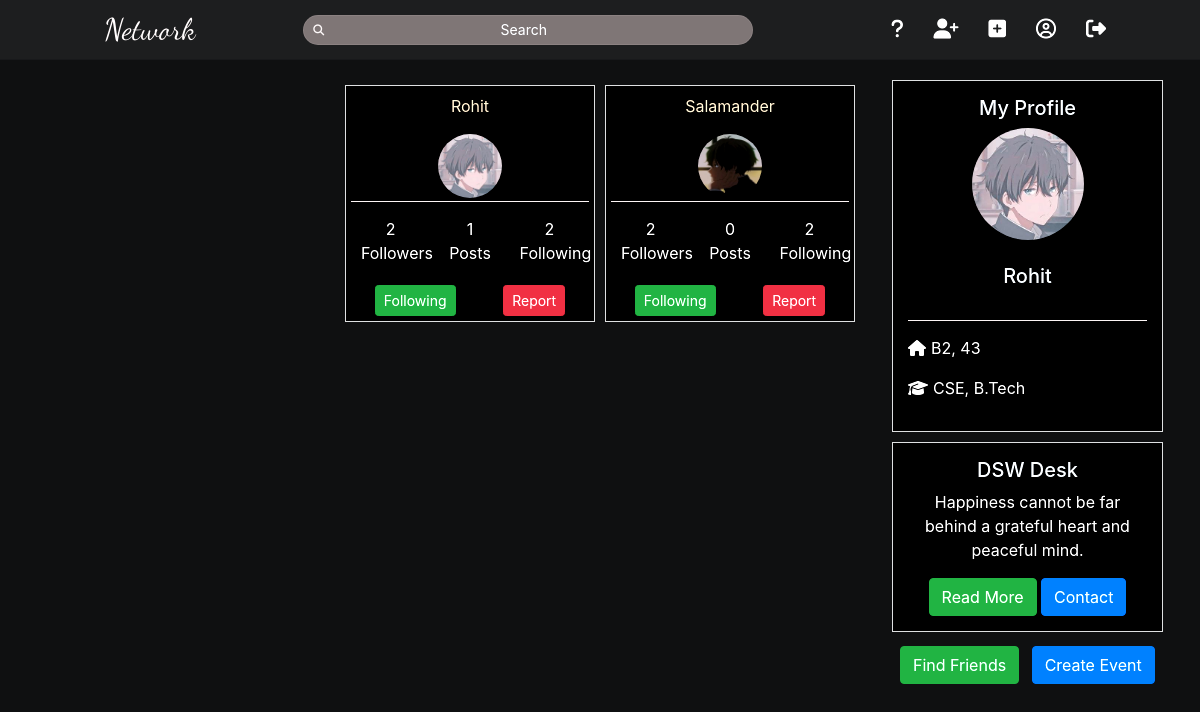
Page /suggestions/ (signed in) on the earlier database version.
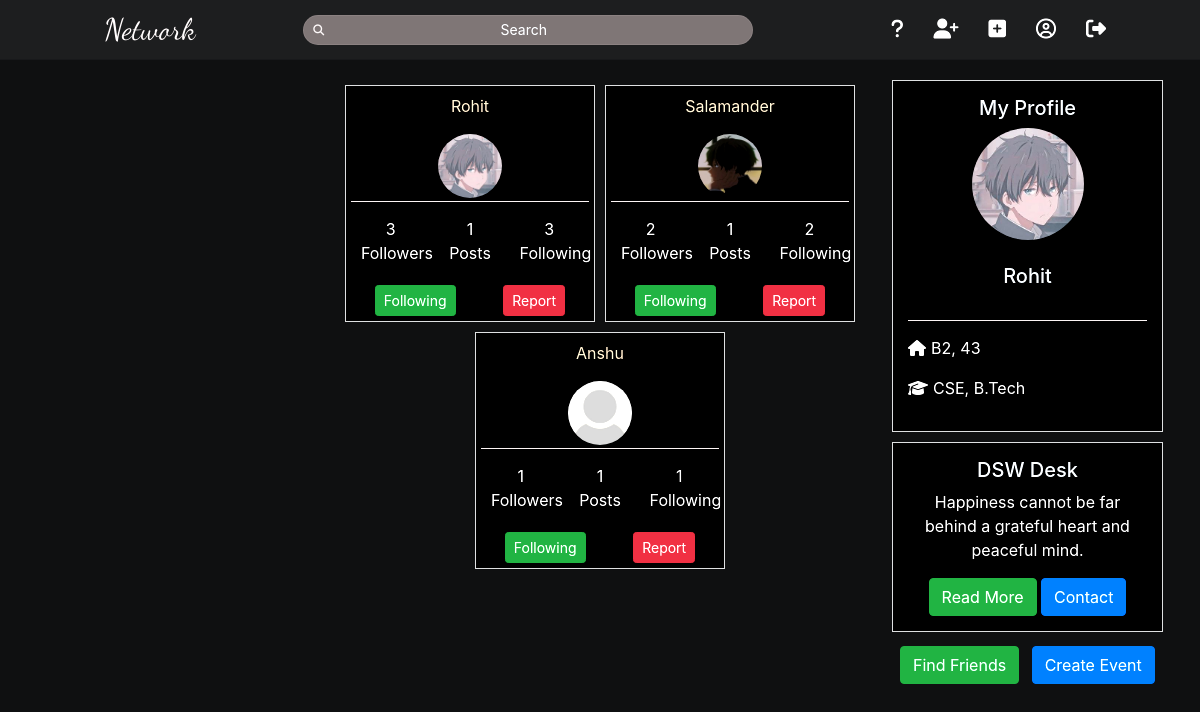
Same page on the later database version.
### users/models.py (models this page shows, shortened)
class Profile(models.Model):
    user = models.OneToOneField(User, on_delete=models.CASCADE)
    image = models.ImageField(default='default.jpg', upload_to='profile_pics')
    bio = models.TextField(default="No Bio")
    room = models.IntegerField(default=43)
    block = models.CharField(default="B2", max_length=100)
    programme = models.CharField(default='B.Tech', max_length=15)
    branch = models.CharField(default='CSE', max_length=15)
    face = models.ImageField(blank=True, upload_to='faces')
    face_encode = encrypt(models.TextField(blank=True))
    two_factor = models.BooleanField(default=False)
    following = models.ManyToManyField(
        User, related_name='following')
    follow_request = models.ManyToManyField(
        User, related_name='requests')
    dob = models.DateField(blank=True, null=True)

### users/views.py (the view)
# urls.py: path('suggestions/', user_views.ProfileListView.as_view(
class ProfileListView(LoginRequiredMixin, ListView):
    model = Profile
    context_object_name = 'profiles'
    template_name = 'users/suggestions.html'
    def get_context_data(self, *args, **kwargs):
        context = super(ProfileListView, self).get_context_data(**kwargs)
        request_lst = []
        lst = []
        for profile in self.request.user.following.all():
            lst.append(profile.id)
        for profile in self.request.user.requests.all():
            request_lst.append(profile.id)
        context['lst'] = lst
        context['request_lst'] = request_lst
        return context

### users/templates/users/suggestions.html (shortened to what this page needs)
{% extends "blog/base.html" %}
{% block content %}
  <div class="suggestions">
    {% for profile in profiles %}
        <div class="suggest profile-card">
          <div class="profile-meta suggest-meta">
            <a href="{% url 'profile-page' profile.id %}" style="text-decoration: none; color: blanchedalmond;"><p>{{ profile.user.username }}</p></a>
            <img class="rounded-circle article-img" src="{{ profile.image.url }}">
          </div>
          <div style="display: flex; flex-direction: row; justify-content: space-around;">
            <div style="text-align: center; width: 25%;">
              <p class="mt-0 mb-0">{{ profile.following.count }}</p>
              <p>Followers</p>
            </div>
            <div style="text-align: center; width: 25%;">
              <p class="mt-0 mb-0">{{ profile.user.posts.count }}</p>
              <p>Posts</p>
            </div>
            <div style="text-align: center; width: 25%;">
              <p class="mt-0 mb-0 ">{{ profile.user.following.count }}</p>
             <p>Following</p>
            </div>
          </div>
          <div  style="display: flex; flex-direction: row; justify-content: space-around;">
            <form action="{% url 'follow' profile.pk %}" method="POST" class="mt-1 follow-form" id="{{ profile.id }}">
              {% if profile.id in lst %}
                <button type="submit" class="btn btn-success btn-sm follow-btn{{ profile.id }}" name="profile_id" value="{{ profile.id }}">Following</button>
              {% endif %}
            </form>
            <form class="mt-1">
              <button class="btn btn-danger btn-sm">Report</button>
            </form>
          </div>
        </div>
    {% endfor %}
  </div>
{% endblock content %}

Differences in the rows shown:
changed Profile "Rohit": following.count "2" → "3"; user.following.count "2" → "3"
changed Profile "Salamander": user.posts.count "0" → "1"
added Profile: user.username "Anshu", image (placeholder picture), following.count "1", user.posts.count "1", user.following.count "1"
